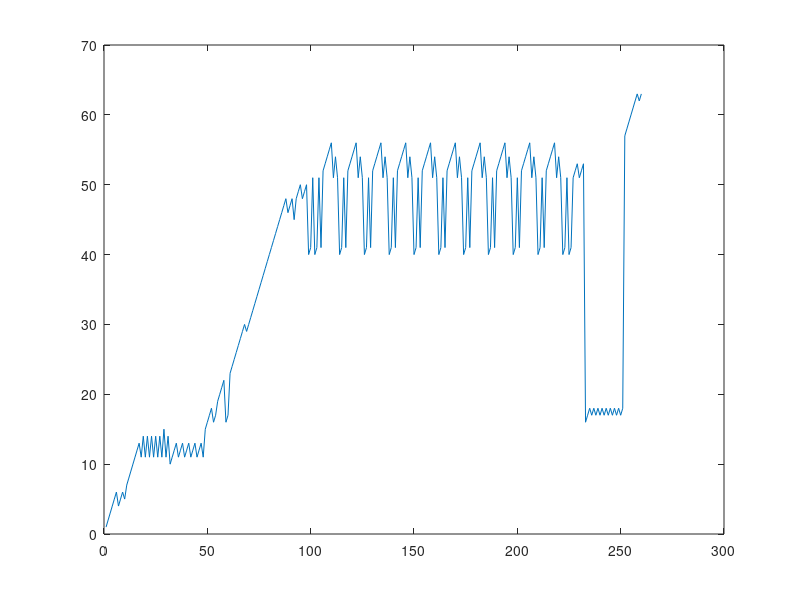
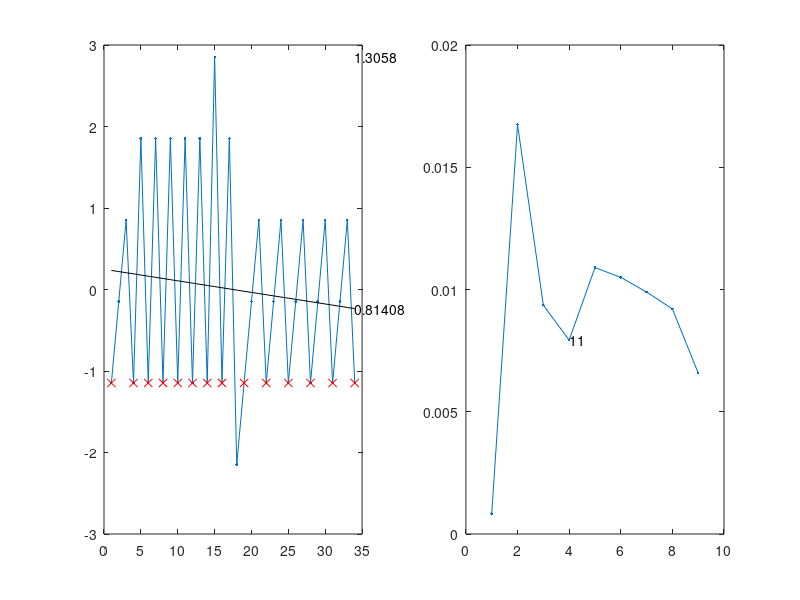
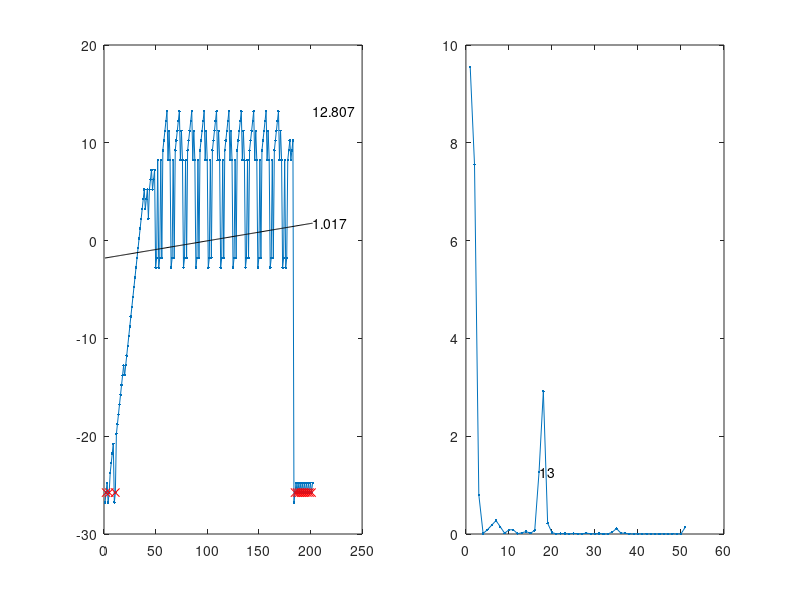
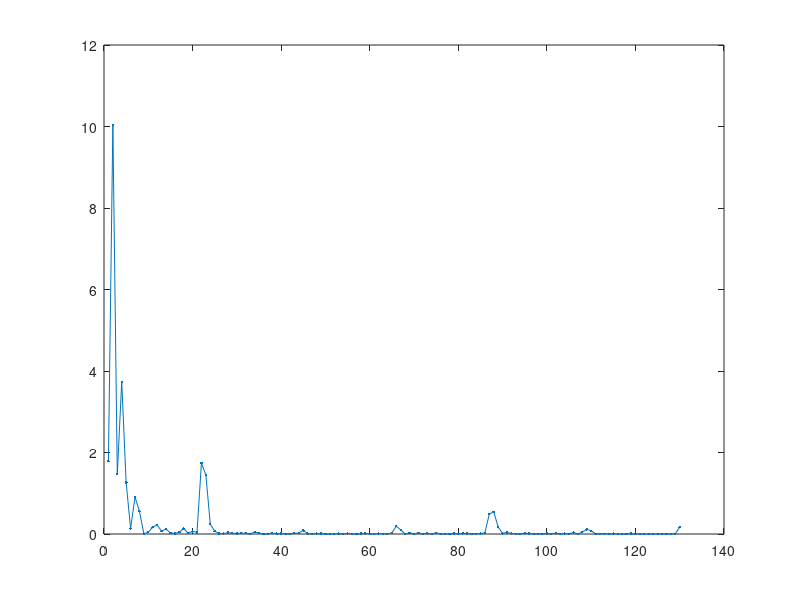

Write MATLAB code to recreate these figures, in order.
clc;
clear all;
close all;
pkg load signal;

function t = transform(sig)
	size = length(sig);
	lowpass(1:size) = 1/size;
	%lowpass(ceil(size/8):size)=0;
	
	sig = real(ifft(fft(sig).*lowpass));
	
	sig = sig .* welchwin(length(sig),"periodic")';
	t=abs(fft(sig)).^2;
end

function a = linearReg(sig)
	l = length(sig);
	x = [1:l]';
	y = sig';
	X = [ones(l,1) x];
	a = (pinv(X'*X))*X'*y;
end

function p = symfil(sig,f)
	p{1}=[1 length(sig)];
	[a,b] = hist(sig,unique(sig));
	
	c = find(a<=f);
	z = zeros(length(sig),1);
	for i=1:length(sig)
		if sum(c==sig(i))!=0
			z(i)=1;
		end
	end

	s=1;e=1;c=0;j=1;
	for i=1:length(sig)
		if c==0
			s=s+1;
			if z(i)==0
				c=1;
				e=s;
			end
		end
		if c==1 
			if z(i)==0
				e=e+1;
			else
				e=i-1;
				if e-s > 3
					reg = sig(s:e); %-mean(sig(s:e)); %regiao 
					alphabet=unique(reg); % alfabeto da regiao
					if j>1
						if length(intersect(alphabet,ab{j-1})) > 0
							p{j-1}(2)=e;
							r{j-1}= sig(p{j-1}(1):e); %-mean(sig(p{j-1}(1):e));
							ab{j-1}=union(ab{j-1},alphabet);
							c=0;
							s=i;
							printf("merge r{%d} + r{%d} [%d %d]\n",j-1,j,p{j-1}(1),p{j-1}(2));
							continue;
						end
					end
					r{j}= reg;
					p{j}=[s e]; %posicao original 
					ab{j}=alphabet;
					j=j+1;
				end
				c=0;
				s=i;
			end
		end
	end
end

function [p,d] = findPeaks(s)
	size = length(s);
	
	q = s;
	%q(find(q<0))=-1;
	%q(find(q>0))=+1;
	
	d1 = diff(q,1);
	d1 = d1<0;
	d1 = d1.* s(2:size);
	p = find(d1<0);
	d = d1(p);
	p = p+1;
	
	p = find(s<0);
	d = s(p);
end

function v=score(p,d,s,f)
	size = length(s);
	candidates = unique(d);
	printf("\n");
	maxScore = -Inf;
	v=-Inf;
	
	while length(candidates) > 0
		value = min(candidates);
		candidates = setdiff(candidates,value);
		pos = find(d==value);
		reccount = length(pos);
		if reccount>1
			recsize = diff(p(pos));
			dev=std(recsize);
			m=mean(recsize);
			%coverage=((p(pos(length(pos)))-p(pos(1)))/size);%-coefVar;
			regionCoverage = min([m*reccount/size 1]);
			rcountRatio = (min([reccount size/m])/max([reccount size/m]));
			if dev>1
				rsizeRatio = (min([m/dev f])/max([m/dev f]));
			else
				rsizeRatio = (min([m f])/max([m f]));
			end
			tpcRatio = abs(value)/max(abs(s));
			scr = (regionCoverage+rcountRatio+rsizeRatio+tpcRatio)/4;
			if scr > maxScore
				maxScore = scr;
				v=value;
			end
			printf("value=%.2f, cov=%.2f, #=%.2f, size=%.2f, t=%.2f, s=%.4f - %d\n",value,regionCoverage,rcountRatio,rsizeRatio,tpcRatio,scr,f);
		end
	end
end

function q = reencode(s)
	setCodes = unique(s);
	
	pos = 1; n=1;
	while pos<=length(s)
		if find(setCodes==s(pos))
			c{s(pos)}=n;
			setCodes = setdiff(setCodes,s(pos));
			q(pos)=n;
			n=n+1;
		else
			q(pos)=c{s(pos)};
		end
		pos = pos+1;
	end
	q = s;
end

%signal = load('~/Downloads/tps/Amazon.html.tps')';
%signal = load('~/Downloads/tps/wine.html.tps')';
%signal = load('~/Downloads/tps/rubylane.html.tps')';
%signal = load('~/Downloads/tps/magazineOutlet.html.tps')';
%signal = load('~/Downloads/tps/yahoo.html.tps')';
%signal = load('~/Downloads/tps/chapters.html.tps')';
%signal = load('Debug/x');
signal=[1,2,3,4,5,6,4,5,6,5,7,8,9,10,11,12,13,11,14,11,14,11,14,11,14,11,14,11,15,11,14,10,11,12,13,11,12,13,11,12,13,11,12,13,11,12,13,11,15,16,17,18,16,17,19,20,21,22,16,17,23,24,25,26,27,28,29,30,29,30,31,32,33,34,35,36,37,38,39,40,41,42,43,44,45,46,47,48,46,47,48,45,48,49,50,48,49,50,40,41,51,40,41,51,41,52,53,54,55,56,51,54,51,40,41,51,41,52,53,54,55,56,51,54,51,40,41,51,41,52,53,54,55,56,51,54,51,40,41,51,41,52,53,54,55,56,51,54,51,40,41,51,41,52,53,54,55,56,51,54,51,40,41,51,41,52,53,54,55,56,51,54,51,40,41,51,41,52,53,54,55,56,51,54,51,40,41,51,41,52,53,54,55,56,51,54,51,40,41,51,41,52,53,54,55,56,51,54,51,40,41,51,41,52,53,54,55,56,51,54,51,40,41,51,40,41,51,52,53,51,52,53,16,17,18,17,18,17,18,17,18,17,18,17,18,17,18,17,18,17,18,57,58,59,60,61,62,63,62,63];

figure; plot(signal);

p = symfil(signal,2);

sig(1:length(signal))=0;
for i=1:length(p)
	r{i} = reencode(signal(p{i}(1):p{i}(2)));
	r{i} = r{i} - mean(r{i});
	sig(p{i}(1):p{i}(2)) = r{i};

	l{i} = linearReg(r{i});
	ffts{i}=transform(r{i});

	angle = atand(abs(l{i}(2)));

	if angle < 5
		figure; hold on; 

		size = length(r{i});
		Sdiv2 = ceil(size/4);
		pos = find( ffts{i}(3:Sdiv2-1)==max(ffts{i}(3:Sdiv2-1)) );
		if length(pos > 1)
			pos=pos(1);
			plotPeriod=1;
		else
			plotPeriod=0;
		end
		period = round(size / pos);
		
		subplot(1,2,1);
		plot(1:size,r{i},'.-'); hold on;
		text(size,max(r{i}),num2str(std(r{i})));
		
		[peaks,d1] = findPeaks(r{i});
		value=score(peaks,d1,r{i},period);
		if value!=-Inf
			plot(find(r{i}==value),r{i}(find(r{i}==value)),'rx');
		end
		%plot(3:size,diff(r{i},2),'g');
		
		plot(1:size,(l{i}(2).*[1:size]) + l{i}(1),'k');
		text(size,(l{i}(2).*size) + l{i}(1),num2str(angle));
		
		subplot(1,2,2);
		plot(1:Sdiv2,ffts{i}(1:Sdiv2),'.-');
		if plotPeriod==1
			text(pos+1,ffts{i}(pos+1),num2str(period));
		end
	end
end
signal = sig;
%----

signal = signal-mean(signal);
len = length(signal);

figure;
plot(transform(signal)(1:round(len/2)),'.-'); figure;
plot(signal); hold;
return;
